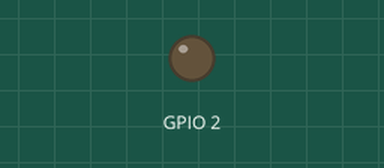
The program below on a simulated ESP32. On the bench: output pins drawn as LEDs (lit = HIGH).

Above: at 1.5 s.
At 4.6 s:
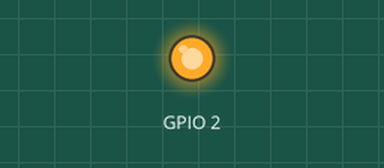
Timing chart, 0 to 7.8 s (numbered marks = the images above):
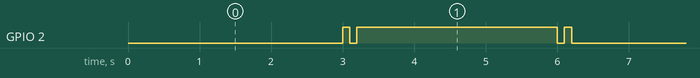

Measured:
- by itself, GPIO 2: repeats every 6.0 s: LOW 0.10 s, HIGH 2.8 s, LOW 0.10 s, HIGH 0.10 s, LOW 2.8 s, HIGH 0.10 s

The program:

main.cpp
```cpp
#include "Arduino.h"

void setup(){
pinMode(2, OUTPUT);
}

unsigned long getMillisDifference(unsigned long start, unsigned stop){
  if(start > ULONG_MAX / 2 && stop < ULONG_MAX / 2){
    //overflow detected
    return ULONG_MAX - start + stop;
  }

  if(stop - start > ULONG_MAX / 2){
    //prevent underflow
    return start - stop;
  }

  return stop - start;
}


unsigned long start = 0;
byte c = 0;


void loop(){


unsigned long x = getMillisDifference(start , millis());


if (x >= 3000){
  c++;
  c = c%2;
  start = millis();

  if (c == 1){
    digitalWrite(2, HIGH);
    delay(100);
    digitalWrite(2, LOW);
    delay(100);
    digitalWrite(2, HIGH);
  }else{
    digitalWrite(2, LOW);
    delay(100);
    digitalWrite(2, HIGH);
    delay(100);
    digitalWrite(2, LOW);
  }

}


}
```
